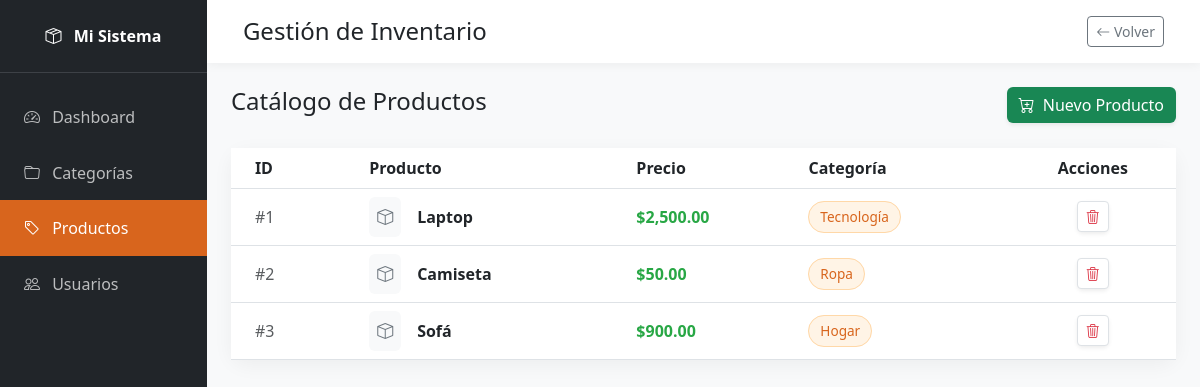
/view/listar-productos.php (signed in), run on the app's committed database.
### tables this page shows
CREATE TABLE `productos` (
  `id` int(11) NOT NULL,
  `nombre` varchar(100) NOT NULL,
  `precio` decimal(10,2) NOT NULL,
  `id_categorias` int(11) DEFAULT NULL
);

CREATE TABLE `categorias` (
  `id` int(11) NOT NULL,
  `nombre` varchar(100) NOT NULL
);

### config/conexion.php (called while the page is built, shortened)
<?php
class conexion
{
    private static ?conexion $instancia = null;
    private PDO $pdo;
    private function __construct()
    {
        $dsn = "mysql:host=localhost;dbname=planCrud;charset=utf8mb4";
        $this->pdo =  new PDO($dsn, 'root', '',[
            PDO::ATTR_ERRMODE => PDO::ERRMODE_EXCEPTION,
            PDO::ATTR_DEFAULT_FETCH_MODE => PDO::FETCH_ASSOC,
        ]);
    }
    public static function getInstance(): self
    {
        if (self::$instancia === null){
            self::$instancia = new self();
        }
        return self::$instancia;
    }
    public function getConexion(): PDO
    {
        return $this->pdo;
    }
}
?>

### model/producto.php (called while the page is built, shortened)
<?php
require_once __DIR__. '/../config/conexion.php';
class producto{
    private PDO $db;
    public function __construct()
    {
        $this->db = conexion::getInstance()->getConexion();
    }
    public function obtenerTodos(): array
    {
        $sql = "SELECT
                    productos.id,
                    productos.nombre,
                    productos.precio,
                    categorias.nombre AS categoria
                FROM productos
                JOIN  categorias
                    ON productos.id_categorias = categorias.id";
        $stmt = $this->db->query($sql);
        return $stmt->fetchAll();
    }
}
?>

### view/listar-productos.php (the view, shortened to what this page needs)
<?php
require_once '../model/producto.php';
$productoModel = new producto();
$producto = $productoModel->obtenerTodos();
?>
<!DOCTYPE html>
<html lang="es">
<head>
    <link href="https://cdn.jsdelivr.net/npm/bootstrap@5.3.0/dist/css/bootstrap.min.css" rel="stylesheet">
    <link rel="stylesheet" href="https://cdn.jsdelivr.net/npm/bootstrap-icons@1.11.1/font/bootstrap-icons.css">
</head>
<body>
<div id="wrapper">
    <div id="sidebar-wrapper">
        <div class="sidebar-heading text-center">
            <i class="bi bi-box-seam me-2"></i> Mi Sistema
        </div>
        <div class="list-group list-group-flush mt-3">
            <a href="../view/dashboard.php" class="list-group-item list-group-item-action">
                <i class="bi bi-speedometer2 me-2"></i> Dashboard
            </a>
            <a href="crear-categoria.php" class="list-group-item list-group-item-action">
                <i class="bi bi-folder me-2"></i> Categorías
            </a>
            <a href="#" class="list-group-item list-group-item-action active">
                <i class="bi bi-tag me-2"></i> Productos
            </a>
            <a href="../controller/ListarUsuarioController.php" class="list-group-item list-group-item-action">
                <i class="bi bi-people me-2"></i> Usuarios
            </a>
        </div>
    </div>
    <div id="page-content-wrapper">
        <nav class="navbar navbar-expand-lg navbar-light custom-navbar py-3 px-4">
            <div class="container-fluid">
                <h4 class="m-0">Gestión de Inventario</h4>
                <a href="../view/dashboard.php" class="btn btn-outline-secondary btn-sm">
                    <i class="bi bi-arrow-left"></i> Volver
                </a>
            </div>
        </nav>
        <div class="container-fluid px-4 mt-4">
            <div class="d-flex justify-content-between align-items-center mb-4">
                <h2 class="h4">Catálogo de Productos</h2>
                <a href="../view/crear-producto.php" class="btn btn-success shadow-sm border-0" style="background-color: #198754;">
                    <i class="bi bi-cart-plus me-1"></i> Nuevo Producto
                </a>
            </div>
            <div class="card main-card">
                <div class="card-body p-0">
                    <div class="table-responsive">
                        <table class="table table-hover align-middle mb-0">
                            <thead class="bg-light">
                                <tr>
                                    <th class="px-4">ID</th>
                                    <th>Producto</th>
                                    <th>Precio</th>
                                    <th>Categoría</th>
                                    <th class="text-center">Acciones</th>
                                </tr>
                            </thead>
                            <tbody>
                                <?php foreach ($producto as $p): ?>
                                <tr>
                                    <td class="px-4 text-muted">#<?= $p['id'] ?></td>
                                    <td>
                                        <div class="d-flex align-items-center">
                                            <div class="bg-light rounded p-2 me-3">
                                                <i class="bi bi-box text-secondary"></i>
                                            </div>
                                            <span class="fw-bold"><?= htmlspecialchars($p['nombre']) ?></span>
                                        </div>
                                    </td>
                                    <td>
                                        <span class="price-text">$<?= number_format($p['precio'], 2) ?></span>
                                    </td>
                                    <td>
                                        <span class="category-badge">
                                            <?= htmlspecialchars($p['categoria']) ?>
                                        </span>
                                    </td>
                                    <td class="text-center">
                                        <div class="btn-group shadow-sm">
                                            <button onclick="confirmarEliminar(<?= $p['id'] ?>)" class="btn btn-white btn-sm border text-danger" title="Eliminar">
                                                <i class="bi bi-trash3"></i>
                                            </button>
                                        </div>
                                    </td>
                                </tr>
                                <?php endforeach; ?>
                            </tbody>
                        </table>
                    </div>
                </div>
            </div>
            </div>
    </div>
</div>
</body>
</html>

### view/listar-productos.php (style rules this page uses)
:root { --primary-color: #d8651d; --sidebar-bg: #212529; }
body { background-color: #f8f9fa; font-family: 'Segoe UI', sans-serif; }
#wrapper { display: flex; width: 100%; }
#sidebar-wrapper { min-height: 100vh; width: 250px; background: var(--sidebar-bg); }
#sidebar-wrapper .sidebar-heading { padding: 1.5rem 1.25rem; color: white; font-weight: bold; border-bottom: 1px solid #3d4146; }
#sidebar-wrapper .list-group-item { background: none; border: none; color: rgba(255,255,255,0.7); padding: 1rem 1.5rem; }
#sidebar-wrapper .list-group-item.active { background: var(--primary-color); color: white; }
#page-content-wrapper { width: 100%; flex-grow: 1; }
.custom-navbar { background: white; box-shadow: 0 2px 10px rgba(0,0,0,0.05); }
.main-card { border: none; border-radius: 15px; box-shadow: 0 5px 20px rgba(0,0,0,0.05); }
.price-text { color: #28a745; font-weight: 600; }
.category-badge { background-color: #fff4e6; color: #d8651d; border: 1px solid #ffd8a8; padding: 0.4em 0.8em; border-radius: 50px; font-size: 0.85rem; }

### data on the page
productos: id "1", nombre "Laptop", precio "2,500.00", id_categorias.nombre "Tecnología"
productos: id "2", nombre "Camiseta", precio "50.00", id_categorias.nombre "Ropa"
productos: id "3", nombre "Sofá", precio "900.00", id_categorias.nombre "Hogar"
